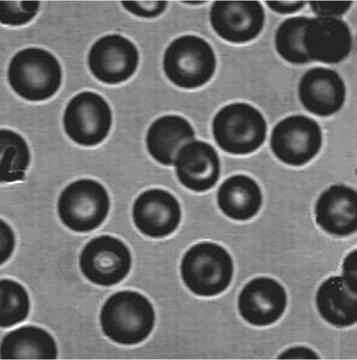
%> input picture xxb.png, 357 x 360 px
$ octave T54.m   (GNU Octave 9; MATLAB toolbox functions it lacks are replaced by stand-ins)
%> lines starting %> are read from the running program, lines starting %| are printed output that depends on the picture; in (x1, y1, x2, y2) boxes, pixels count from 0 and x2, y2 are one past the last pixel; in counts of white or black regions, pixels touching at a corner belong together; the program's own positions count from 1
clc;clear all;
I = imread('xxb.png');
%> I is the input picture: size 360x357x3 uint8; mean R, G, B 111.6, 111.7, 111.6
subplot(121),imshow(I);
I_gray=rgb2gray(I);  %转换为灰度图
I_double=double(I_gray);  %转换为双精度
[wid,len]=size(I_gray);%图像的大小
%> wid = 360; len = 357
%灰度级
colorLevel=256;
%直方图
hist=zeros(colorLevel,1);
%计算直方图
for i=1:wid
    for j=1:len
        m=I_gray(i,j)+1;%图像的灰度级m
        hist(m)=hist(m)+1;%灰度值为i的像素和
    end
end
%> after the loop, hist = 256 values, max 7533 at index 38, min 0 at index 1, mean 502
%直方图归一化
hist=hist/(wid*len);%各灰度值概率 Pi
%> hist = 256 values, max 0.0586 at index 38, min 0 at index 1, mean 0.00391
miuT=0;%定义总体均值
for m=1:colorLevel
    miuT=miuT+(m-1)*hist(m);  %总体均值
end
%> this loop made 256 passes
%> miuT on passes 1 to 3: 0, 0, 0
%> after the loop, miuT = 111.7
xigmaB2=0;%
for mindex=1:colorLevel
    threshold=mindex-1;%设定阈值
    omega1=0;%目标概率
    omega2=0;%背景概率
    for m=1:threshold-1
        omega1=omega1+hist(m);% 目标概率 W0
    end
    omega2=1-omega1; %背景的概率 W1
    miu1=0;%目标的平均灰度值
    miu2=0;%背景的平均灰度值
    for m=1:colorLevel
        if m<threshold
            miu1=miu1+(m-1)*hist(m);%目标 i*pi的累加值[1 threshold]
        else
            miu2=miu2+(m-1)*hist(m);%背景 i*pi的累加值[threshold m]
        end
    end
    miu1=miu1/omega1;%目标的平均灰度值
    miu2=miu2/omega2;%背景的平均灰度值
    xigmaB21=omega1*(miu1-miuT)^2+omega2*(miu2-miuT)^2;%最大方差
    xigma(mindex)=xigmaB21;%先设定一个值 再遍历所有灰度级
    %找到xigmaB21的值最大
    if xigmaB21>xigmaB2
        finalT=threshold;%找到阈值 灰度级
        xigmaB2=xigmaB21;%方差为最大
    end
end
%> this loop made 256 passes
%> (omega2, miu1, miu2, xigmaB21, xigmaB2) on passes 20, 22, 26, 28, 29, 31, 32, 33, 34, 35, 36, 37: (1, 17, 111.7, 0.0697, 0.0697), (1, 18, 111.7, 0.137, 0.137), (1, 21.33, 111.7, 0.381, 0.381), (1, 21.86, 111.7, 0.439, 0.439), (1, 24.55, 111.7, 1.18, 1.18), (1, 26.56, 111.7, 2.71, 2.71), (0.999, 28.01, 111.7, 6.43, 6.43), (0.998, 29.18, 111.9, 15.28, 15.28), (0.995, 30.25, 112.1, 36.15, 36.15), (0.988, 31.18, 112.6, 75.94, 75.94), (0.977, 32.09, 113.6, 150.9, 150.9), (0.956, 32.98, 115.3, 282.2, 282.2)
%> (omega2, miu1, miu2, xigmaB21) on passes 1 to 6: (1, NaN, 111.7, NaN), (1, NaN, 111.7, NaN), (1, NaN, 111.7, NaN), (1, NaN, 111.7, NaN), (1, NaN, 111.7, NaN), (1, NaN, 111.7, NaN)
%> after the loop, finalT = 97; xigmaB2 = 1950.6
%阈值归一化
fT=finalT/255;
%> fT = 0.38
for i=1:wid
     for j=1:len
         if I_double(i,j)>finalT %大于所设定的均值 则为目标
             bin(i,j)=0;
         else
             bin(i,j)=1;

         end
     end
end
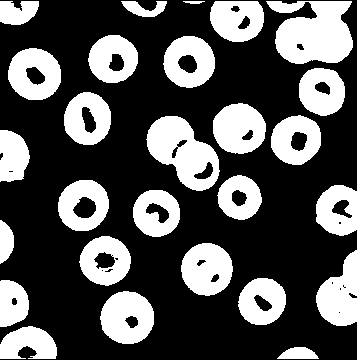
%> bin: size 360x357 double; values 0 (black) and 1 (white), 33.4% white; 27 white regions, largest, box (x1, y1, x2, y2) and area: (266, 1, 353, 64) 3953, (146, 116, 220, 191) 3138, (100, 291, 154, 344) 2143
subplot(122);
imshow(bin);

disp(fT);
%| 0.3804

$ run again, with iris.tif saved as xxb.png
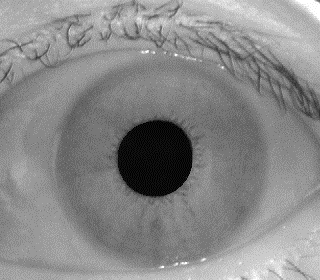
%> input picture iris.tif, 320 x 280 px
%> `I = imread('xxb.png');`:
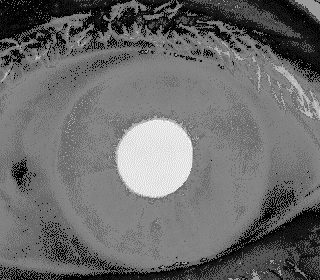
%> I: size 280x320 uint8; min 2, max 244, mean 106.9
%> after the loop `for i=1:wid`: hist = 256 values, max 20454 at index 128, min 0 at index 1, mean 350
%> `hist=hist/(wid*len);`: hist = 256 values, max 0.228 at index 128, min 0 at index 1, mean 0.00391
%> the loop `for m=1:colorLevel` made 256 passes
%> miuT on passes 1 to 3: 0, 0, 0.202
%> after the loop `for m=1:colorLevel`: miuT = 106.9
%> the loop `for mindex=1:colorLevel` made 256 passes
%> (omega2, miu1, miu2, xigmaB21, xigmaB2) on passes 5, 26: (0.899, 2, 118.7, 1237.5, 1237.5), (0.823, 11.03, 127.6, 1981.2, 1981.2)
%> after the loop `for mindex=1:colorLevel`: finalT = 60; xigmaB2 = 2006.7
%> fT = 0.235
%> after the loop `for i=1:wid`:
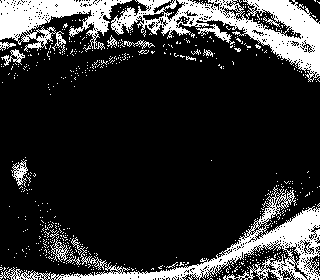
%> bin: size 280x320 double; values 0 (black) and 1 (white), 18.6% white; 582 white regions (567 under 20 px), largest, box (x1, y1, x2, y2) and area: (111, 0, 320, 82) 5634, (0, 187, 320, 280) 5463, (0, 0, 132, 52) 3399
%| 0.2353
